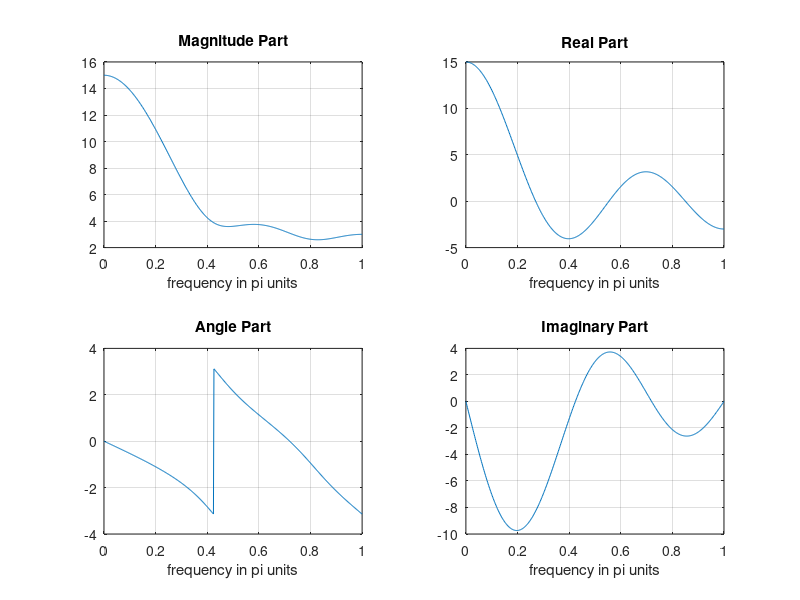

The MATLAB script that drew this image:
clc;
clear all;
close all;

n = -1:3;
x = 1:5;
k = 0:500;
w = (pi / 500) * k;
X = x * exp(-j * pi / 500).^(n' * k);

magX = abs(X);
angX = angle(X);
realX = real(X);
imagX = imag(X);

subplot(2, 2, 1);
plot(k / 500, magX);
grid;
title('Magnitude Part');
xlabel('frequency in pi units');

subplot(2, 2, 3);
plot(k / 500, angX);
grid;
title('Angle Part');
xlabel('frequency in pi units');

subplot(2, 2, 2);
plot(k / 500, realX);
grid;
title('Real Part');
xlabel('frequency in pi units');

subplot(2, 2, 4);
plot(k / 500, imagX);
grid;
title('Imaginary Part');
xlabel('frequency in pi units');
